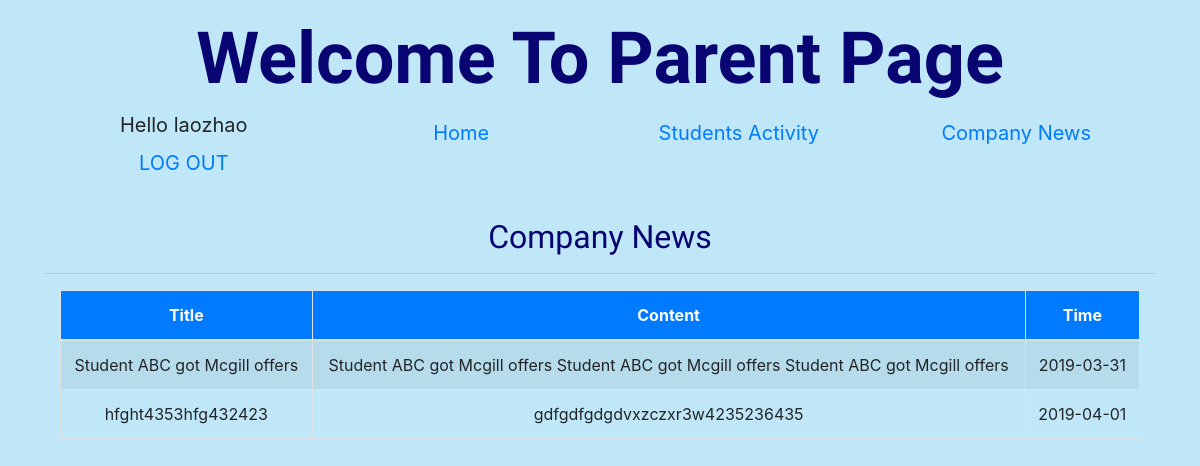
/PHP_Project_ISMS/site/CompanyA/Apps/parents/company_news.php (signed in), run on the app's committed database.
### tables this page shows
CREATE TABLE `tbl_company_news` (
  `c_news_id` int(10) UNSIGNED NOT NULL,
  `c_news_title` varchar(200) NOT NULL,
  `c_news_content` varchar(3000) NOT NULL,
  `c_news_image` varchar(200) DEFAULT NULL,
  `c_id` int(11) NOT NULL COMMENT 'who create news',
  `c_news_publish_date` date NOT NULL
);

### PHP_Project_ISMS/site/CompanyA/Apps/includes/meekrodb.2.3.class.php (called while the page is built, shortened)
<?php
class DB {
  protected static $mdb = null;
  public static function getMDB() {
    $mdb = DB::$mdb;
    if ($mdb === null) {
      $mdb = DB::$mdb = new MeekroDB();
    }
    return $mdb;
  }
  public static function query() { $args = func_get_args(); return call_user_func_array(array(DB::getMDB(), 'query'), $args); }
}
class MeekroDB {
  public $encoding = 'latin1';
  public $param_char = '%';
  public $named_param_seperator = '_';
  public $connect_options = array(MYSQLI_OPT_CONNECT_TIMEOUT => 30);
  public $internal_mysql = null;
  public function __construct($host=null, $user=null, $password=null, $dbName=null, $port=null, $encoding=null) {
    if ($encoding === null) $encoding = DB::$encoding;
    $this->encoding = $encoding;
  }
  public function get() {
    $mysql = $this->internal_mysql;
    if (!($mysql instanceof MySQLi)) {
      $mysql = new mysqli();
      foreach ($this->connect_options as $key => $value) {
        $mysql->options($key, $value);
      }
      $mysql->set_charset($this->encoding);
      $this->internal_mysql = $mysql;
    }
    return $mysql;
  }
  protected function preparseQueryParams() {
    $args = func_get_args();
    $sql = trim(strval(array_shift($args)));
    $args_all = $args;
    $param_char_length = strlen($this->param_char);
    $named_seperator_length = strlen($this->named_param_seperator);
    $types = array(
      $this->param_char . 'll',
      $this->param_char . 'ls',
      $this->param_char . 'l',
      $this->param_char . 'li',
      $this->param_char . 'ld',
      $this->param_char . 'lb',
      $this->param_char . 'lt',
      $this->param_char . 's',
      $this->param_char . 'i',
      $this->param_char . 'd',
      $this->param_char . 'b',
      $this->param_char . 't',
      $this->param_char . '?',
      $this->param_char . 'ss'
    );
    $posList = array();
    foreach ($types as $type) {
      $lastPos = 0;
      while (($pos = strpos($sql, $type, $lastPos)) !== false) {
        $lastPos = $pos + 1;
        $posList[$pos] = $type;
      }
    }
    ksort($posList);
    $chunkyQuery = array();
    $pos_adj = 0;
    foreach ($posList as $pos => $type) {
      $type = substr($type, $param_char_length);
      $length_type = strlen($type) + $param_char_length;
      $new_pos = $pos + $pos_adj;
      $new_pos_back = $new_pos + $length_type;
      $arg_number_length = 0;
      if ($arg_number_length = strspn($sql, '0123456789', $new_pos_back)) {
        $arg_number = substr($sql, $new_pos_back, $arg_number_length);
        if (! array_key_exists($arg_number, $args_all)) $this->nonSQLError("Non existent argument reference (arg $arg_number): $sql");
        $arg = $args_all[$arg_number];
      } else {
        $arg = array_shift($args);
      }
      if ($new_pos > 0) $chunkyQuery[] = substr($sql, 0, $new_pos);
      if (is_object($arg) && ($arg instanceof WhereClause)) {
        list($clause_sql, $clause_args) = $arg->textAndArgs();
        array_unshift($clause_args, $clause_sql);
        $preparsed_sql = call_user_func_array(array($this, 'preparseQueryParams'), $clause_args);
        $chunkyQuery = array_merge($chunkyQuery, $preparsed_sql);
      } else {
        $chunkyQuery[] = array('type' => $type, 'value' => $arg);
      }
      $sql = substr($sql, $new_pos_back + $arg_number_length);
      $pos_adj -= $new_pos_back + $arg_number_length;
    }
    return $chunkyQuery;
  }
  protected function intval($var) {
    if (PHP_INT_SIZE == 8) return intval($var);
    return floor(doubleval($var));
  }
  protected function parseQueryParams() {
    $args = func_get_args();
    $chunkyQuery = call_user_func_array(array($this, 'preparseQueryParams'), $args);
    $query = '';
    $array_types = array('ls', 'li', 'ld', 'lb', 'll', 'lt');
    foreach ($chunkyQuery as $chunk) {
      if (is_string($chunk)) {
        $query .= $chunk;
        continue;
      }
      $type = $chunk['type'];
      $arg = $chunk['value'];
      $result = '';
      if ($type != '?') {
        $is_array_type = in_array($type, $array_types, true);
      }
      if ($type == 's') $result = $this->escape($arg);
      else if ($type == 'i') $result = $this->intval($arg);
      $query .= $result;
    }
    return $query;
  }
  protected function prependCall($function, $args, $prepend) { array_unshift($args, $prepend); return call_user_func_array($function, $args); }
  public function query() { $args = func_get_args(); return $this->prependCall(array($this, 'queryHelper'), $args, 'assoc'); }
  protected function queryHelper() {
    $args = func_get_args();
    $type = array_shift($args);
    $db = $this->get();
    $is_buffered = true;
    $row_type = 'assoc';
    $full_names = false;
    $sql = call_user_func_array(array($this, 'parseQueryParams'), $args);
    $result = $db->query($sql, $is_buffered ? MYSQLI_STORE_RESULT : MYSQLI_USE_RESULT);
    $return = array();
    while ($row = ($row_type == 'assoc' ? $result->fetch_assoc() : $result->fetch_row())) {
      $return[] = $row;
    }
    return $return;
  }
}
?>

### PHP_Project_ISMS/site/CompanyA/Apps/parents/company_news.php (the view, shortened to what this page needs)
<?php
$company_news = DB::query("SELECT * FROM tbl_company_news CN inner join tbl_parents_info PI on CN.c_id = PI.c_id where PI.p_id=%i", $_SESSION['account_p_id']);
?>
<!DOCTYPE html>
<html>
<head>
    <link rel="stylesheet" href="https://stackpath.bootstrapcdn.com/bootstrap/4.1.3/css/bootstrap.min.css">
  <link rel="stylesheet" href="styles/main.css">
</head>
<body>
<div class="py-2 text-center">
            <div class="py-2 text-center">
                <div class="container">
                    <div class="row">
                        <div class="col-12">
                            <?php include("menu.php"); ?>
                        </div>
                    </div>
                </div>
            </div>
            <div class="py-4">
                <div class="container">
                    <div class="row">
                        <div class="col-12">
                            <h2>Company News</h2>
                            <hr>
                            <div class="table-responsive col-md-12">
                                <table class="table table-hover table-striped table-bordered">
                                    <thead class="bg-primary text-white">
                                        <tr>
                                            <th>Title</th>
                                            <th>Content</th>
                                            <th>Time</th>
                                        </tr>
                                    </thead>
                                    <tbody>
                                        <?php foreach ($company_news as $news) { ?>
                                        <tr>
                                            <td><?php echo $news['c_news_title']; ?></td>
                                            <td><?php echo $news['c_news_content']; ?></td>
                                            <td><?php echo $news['c_news_publish_date']; ?></td>
                                        </tr>
                                        <?php
                                      } ?>
                                    </tbody>
                                </table>
                            </div>
                        </div>
                    </div>
                </div>
            </div>
            </div>
</body>
</html>

### PHP_Project_ISMS/site/CompanyA/Apps/parents/styles/main.css (style rules this page uses)
body { background-color: #C0E7F7; }
h1, h2 { color: #080573;font-family: Lobster Two; }

### data on the page
tbl_company_news: c_news_title "Student ABC got Mcgill offers", c_news_content "Student ABC got Mcgill offers Student ABC got Mcgill offers Student ABC got Mcgill offers", c_news_publish_date "2019-03-31"
tbl_company_news: c_news_title "hfght4353hfg432423", c_news_content "gdfgdfgdgdvxzczxr3w4235236435", c_news_publish_date "2019-04-01"

### other printed values
$_SESSION['account_p_name'] "laozhao"
